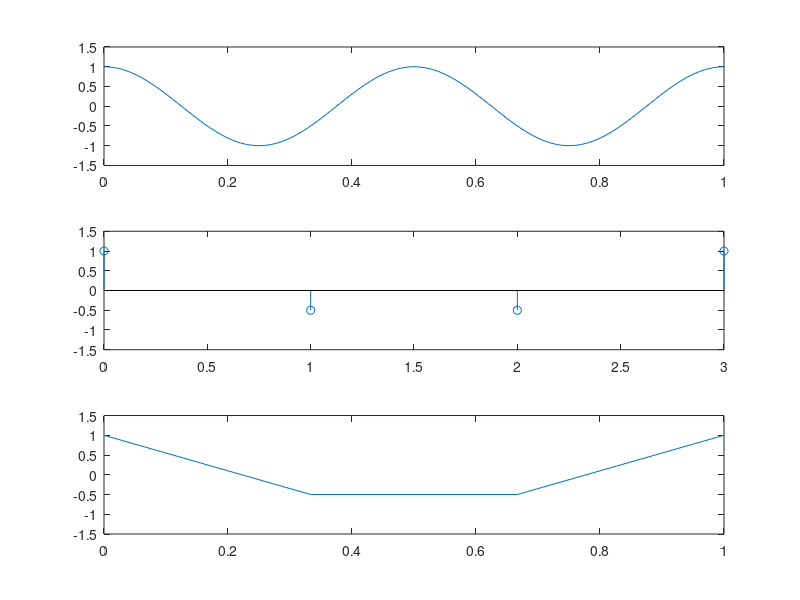

This figure's MATLAB source:
t=0:0.01:1;                    % 독립변수 시간t
f=2;                           % 주파수 = 2
x1=cos(2*pi*f*t);              % 샘플링 전 함수 x1
subplot(3,1,1), plot(t, x1)    % 샘플링 전 연속신호를 그래프로 출력
axis([0 1 -1.5 1.5])           % 그래프를 편하게 보기위해 폭 설정
fs=3;                          % 샘플링수를 주파수의 2배인 4보다 작은 3 설정
n=0:1:fs;                      % 1초 동안 취하는 샘플링 값
x2=cos(2*pi*f*n/fs);           % 샘플링 할 함수 x2
subplot(3,1,2), stem(n, x2)    % 샘플링 된 이산신호를 그래프로 출력
axis([0 fs -1.5 1.5])
subplot(3,1,3), plot(n/fs, x2) % 샘플링 된 연속신호 그래프로 출력
axis([0 1 -1.5 1.5])
